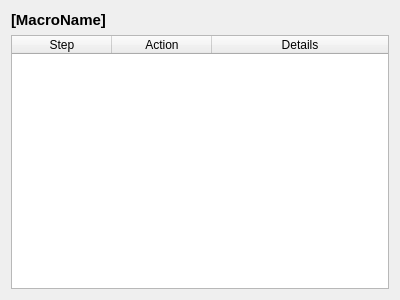
<?xml version="1.0" encoding="UTF-8"?>
<ui version="4.0">
 <class>formEdit</class>
 <widget class="QWidget" name="formEdit">
  <property name="geometry">
   <rect>
    <x>0</x>
    <y>0</y>
    <width>400</width>
    <height>300</height>
   </rect>
  </property>
  <property name="windowTitle">
   <string>Edit Macro</string>
  </property>
  <layout class="QGridLayout" name="gridLayout">
   <item row="1" column="0">
    <widget class="QTreeWidget" name="treeMacroData">
     <property name="styleSheet">
      <string notr="true">    QTreeWidget::item {
        padding-top: 3px;
		 padding-bottom: 3px;    
    }
</string>
     </property>
     <property name="animated">
      <bool>true</bool>
     </property>
     <property name="columnCount">
      <number>3</number>
     </property>
     <attribute name="headerVisible">
      <bool>true</bool>
     </attribute>
     <column>
      <property name="text">
       <string>Step</string>
      </property>
      <property name="textAlignment">
       <set>AlignCenter</set>
      </property>
     </column>
     <column>
      <property name="text">
       <string>Action</string>
      </property>
      <property name="textAlignment">
       <set>AlignCenter</set>
      </property>
     </column>
     <column>
      <property name="text">
       <string>Details</string>
      </property>
      <property name="textAlignment">
       <set>AlignCenter</set>
      </property>
     </column>
    </widget>
   </item>
   <item row="0" column="0">
    <widget class="QLabel" name="lblMacroName">
     <property name="font">
      <font>
       <pointsize>11</pointsize>
       <bold>true</bold>
      </font>
     </property>
     <property name="text">
      <string>[MacroName]</string>
     </property>
    </widget>
   </item>
  </layout>
 </widget>
 <resources/>
 <connections/>
</ui>
